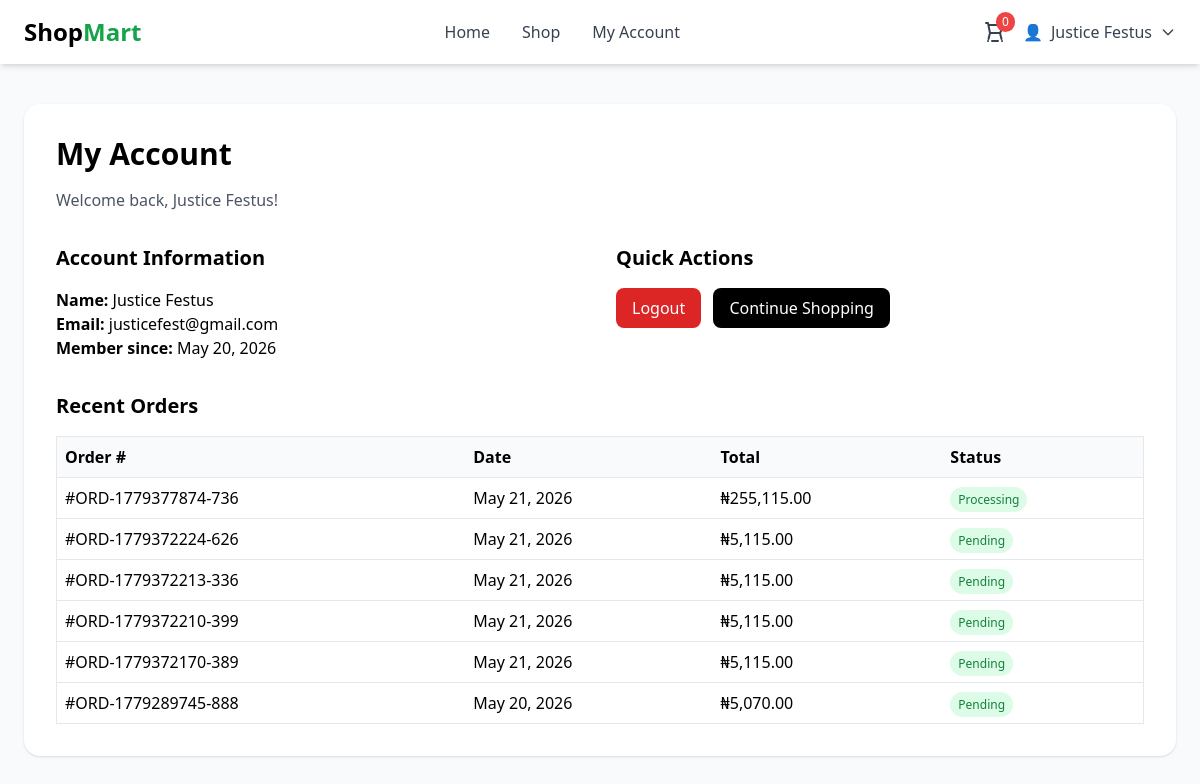
Screenshot of /pages/account.php (signed in) with the database file from the repository.
### tables this page shows
CREATE TABLE `users` (
  `id` int(11) NOT NULL,
  `first_name` varchar(50) NOT NULL,
  `last_name` varchar(50) NOT NULL,
  `email` varchar(100) NOT NULL,
  `password` varchar(255) NOT NULL,
  `phone` varchar(20) DEFAULT NULL,
  `address` text DEFAULT NULL,
  `city` varchar(50) DEFAULT NULL,
  `zip_code` varchar(20) DEFAULT NULL,
  `created_at` timestamp NOT NULL DEFAULT current_timestamp(),
  `updated_at` timestamp NOT NULL DEFAULT current_timestamp() ON UPDATE current_timestamp(),
  `role` enum('user','admin') DEFAULT 'user'
);

CREATE TABLE `orders` (
  `id` int(11) NOT NULL,
  `user_id` int(11) NOT NULL,
  `order_number` varchar(50) NOT NULL,
  `total_amount` decimal(10,2) NOT NULL,
  `status` enum('pending','processing','shipped','delivered','cancelled') DEFAULT 'pending',
  `shipping_address` text NOT NULL,
  `shipping_city` varchar(50) NOT NULL,
  `shipping_zip` varchar(20) NOT NULL,
  `payment_method` varchar(50) NOT NULL,
  `created_at` timestamp NOT NULL DEFAULT current_timestamp()
);

### includes/db.php (called while the page is built, shortened)
<?php
$host = 'localhost';
$user = 'root';
$password = '';
$database = 'ecommerce';
$conn = mysqli_connect($host, $user, $password, $database);
function query($sql, $params = [], $types = "") {
    global $conn;
    $stmt = mysqli_prepare($conn, $sql);
    if (!empty($params)) {
        mysqli_stmt_bind_param($stmt, $types, ...$params);
    }
    mysqli_stmt_execute($stmt);
    return $stmt;
}
function fetch($stmt) {
    $result = mysqli_stmt_get_result($stmt);
    return mysqli_fetch_assoc($result);
}
function all($stmt) {
    $result = mysqli_stmt_get_result($stmt);
    $rows = [];
    while ($row = mysqli_fetch_assoc($result)) {
        $rows[] = $row;
    }
    return $rows;
}
?>

### pages/account.php (the view, shortened to what this page needs)
<?php
require_once '../includes/db.php';
include '../includes/header.php';
$user_id = $_SESSION['user_id'];
$stmt = query("SELECT * FROM users WHERE id = ?", [$user_id], "i");
$user = fetch($stmt);
$stmt = query("SELECT * FROM orders WHERE user_id = ? ORDER BY created_at DESC", [$user_id], "i");
$orders = all($stmt);
?>
<div class="bg-gray-50 min-h-screen py-10">
    <div class="max-w-7xl mx-auto px-6">
        <div class="bg-white rounded-2xl shadow p-8">
            <h1 class="text-3xl font-bold mb-4">My Account</h1>
            <p class="text-gray-600">Welcome back, <?php echo htmlspecialchars($_SESSION['user_name']); ?>!</p>
            <div class="mt-8 grid md:grid-cols-2 gap-8">
                <div>
                    <h2 class="text-xl font-semibold mb-4">Account Information</h2>
                    <p><strong>Name:</strong> <?php echo htmlspecialchars($user['first_name'] . ' ' . $user['last_name']); ?></p>
                    <p><strong>Email:</strong> <?php echo htmlspecialchars($user['email']); ?></p>
                    <p><strong>Member since:</strong> <?php echo date('F j, Y', strtotime($user['created_at'])); ?></p>
                </div>
                <div>
                    <h2 class="text-xl font-semibold mb-4">Quick Actions</h2>
                    <a href="logout.php" class="inline-block bg-red-600 text-white px-4 py-2 rounded-lg hover:bg-red-700">Logout</a>
                    <a href="shop.php" class="inline-block bg-black text-white px-4 py-2 rounded-lg hover:bg-gray-800 ml-2">Continue Shopping</a>
                </div>
            </div>
            <?php if (!empty($orders)): ?>
            <div class="mt-8">
                <h2 class="text-xl font-semibold mb-4">Recent Orders</h2>
                <div class="overflow-x-auto">
                    <table class="w-full border">
                        <thead class="bg-gray-50">
                            <tr>
                                <th class="p-2 text-left">Order #</th>
                                <th class="p-2 text-left">Date</th>
                                <th class="p-2 text-left">Total</th>
                                <th class="p-2 text-left">Status</th>
                             </tr>
                        </thead>
                        <tbody>
                            <?php foreach($orders as $order): ?>
                            <tr class="border-t">
                                <td class="p-2">#<?php echo $order['order_number']; ?></td>
                                <td class="p-2"><?php echo date('M d, Y', strtotime($order['created_at'])); ?></td>
                                <td class="p-2">₦<?php echo number_format($order['total_amount'], 2); ?></td>
                                <td class="p-2">
                                    <span class="px-2 py-1 rounded-full text-xs bg-green-100 text-green-700">
                                        <?php echo ucfirst($order['status']); ?>
                                    </span>
                                </td>
                             </tr>
                            <?php endforeach; ?>
                        </tbody>
                     </table>
                </div>
            </div>
            <?php endif; ?>
        </div>
    </div>
</div>
<?php include '../includes/footer.php'; ?>

### rows the page displays
users: first_name+last_name "Justice Festus", email "justicefest@gmail.com", created_at "May 20, 2026"
orders: order_number "ORD-1779377874-736", created_at "May 21, 2026", total_amount "255,115.00", status "Processing"
orders: order_number "ORD-1779372224-626", created_at "May 21, 2026", total_amount "5,115.00", status "Pending"
orders: order_number "ORD-1779372213-336", created_at "May 21, 2026", total_amount "5,115.00", status "Pending"
orders: order_number "ORD-1779372210-399", created_at "May 21, 2026", total_amount "5,115.00", status "Pending"
orders: order_number "ORD-1779372170-389", created_at "May 21, 2026", total_amount "5,115.00", status "Pending"
orders: order_number "ORD-1779289745-888", created_at "May 20, 2026", total_amount "5,070.00", status "Pending"

### other values shown
$cart_count "0"
$_SESSION['user_name'] "Justice Festus"
